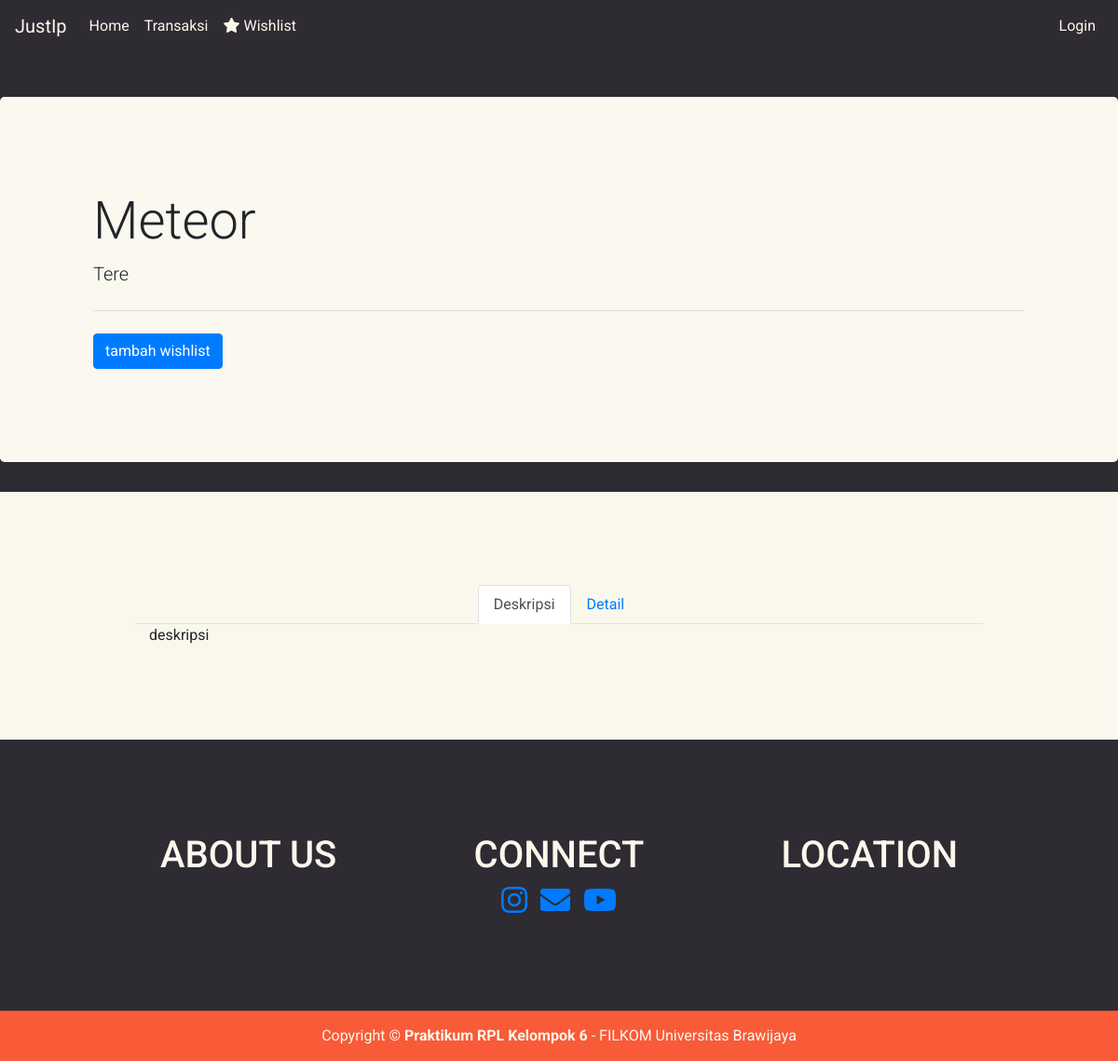
The app's page /books/detailBuku/1 with its own data.
### tables this page shows
CREATE TABLE `buku` (
  `id_buku` int(11) NOT NULL,
  `id_event` int(11) NOT NULL,
  `judul` varchar(255) NOT NULL,
  `deskripsi` varchar(255) NOT NULL,
  `kategori` varchar(255) NOT NULL,
  `penulis` varchar(255) NOT NULL,
  `tahun_terbit` varchar(255) NOT NULL,
  `harga` varchar(255) NOT NULL,
  `gambar` varchar(255) NOT NULL
);

### application/controllers/Books.php (called while the page is built, shortened)
<?php
class Books extends CI_Controller{
    public function __construct()
    {
        $this->load->model('ModelBuku');
    }
    public function detailBuku($id){
        $data['detail'] = $this->ModelBuku->getDataBukuById($id);
        $x = [
            'id_user' => $this->session->userdata('id_member'),
            'id_buku' => $id
        ];
        if($this->ModelBuku->checkWishlist($x)){
            $data['statusBuku'] = true;
        }else{
            $data['statusBuku'] = false;
        }
        $this->load->view('templates/header');
        $this->load->view('bookDetails', $data);
        $this->load->view('templates/footer');
    }
}

### index.php (called while the page is built, shortened)
<?php
require_once BASEPATH.'core/CodeIgniter.php';

### application/models/ModelBuku.php (called while the page is built, shortened)
<?php
class ModelBuku extends CI_Model{
    public function getDataBukuById($idBuku){
        $query = $this->db->select('*')->from('buku')->where('id_buku', $idBuku);
        $result = $query->get()->result_array();
        return $result;
    }
}

### application/views/bookDetails.php (the view, shortened to what this page needs)
<?php foreach ($detail as $det) : ?>
    <div class="jumbotron pad-100" style="background: #FAF8EF;">
        <h1 class="display-4"><?= $det['judul'] ?></h1>
        <p class="lead"><?= $det['penulis'] ?></p>
        <hr class="my-4">
        <?php if ($statusBuku) { ?>
            <a href="<?= base_url('wishlist/add/') . $det['id_buku'] ?>">
                <button class="btn btn-primary">tambah wishlist</button>
            </a>
            <?php }else{ ?>
            <button type="button" class="btn btn-secondary btn-lg" disabled>Sudah di Wishlist Anda</button>
        <?php } ?>
    </div>
    <section id="bookdetail-body">
        <div class="container pad-100">
            <div class="desc col-12">
                <ul class="nav nav-tabs justify-content-center" id="myTab" role="tablist">
                    <li class="nav-item">
                        <a class="nav-link active" id="deskripsi-tab" data-toggle="tab" href="#deskripsi" role="tab" aria-controls="home" aria-selected="true">Deskripsi</a>
                    </li>
                    <li class="nav-item">
                        <a class="nav-link" id="detail-tab" data-toggle="tab" href="#detail" role="tab" aria-controls="profile" aria-selected="false">Detail</a>
                    </li>
                </ul>
                <div class="tab-content container" id="myTabContent">
                    <div class="tab-pane fade show active" id="deskripsi" role="tabpanel" aria-labelledby="home-tab"><?= $det['deskripsi'] ?></div>
                </div>
            </div>
        </div>
    </section>
<?php endforeach ?>

### assets/css/style.css (style rules this page uses)
* { font-family: 'Roboto', sans-serif; }
body { background-color: #2F2B32; }
.pad-100 { padding: 100px; }
#bookdetail-body { background-color: #FAF8ED; }

### records on screen
buku: judul "Meteor", penulis "Tere", deskripsi "deskripsi"
